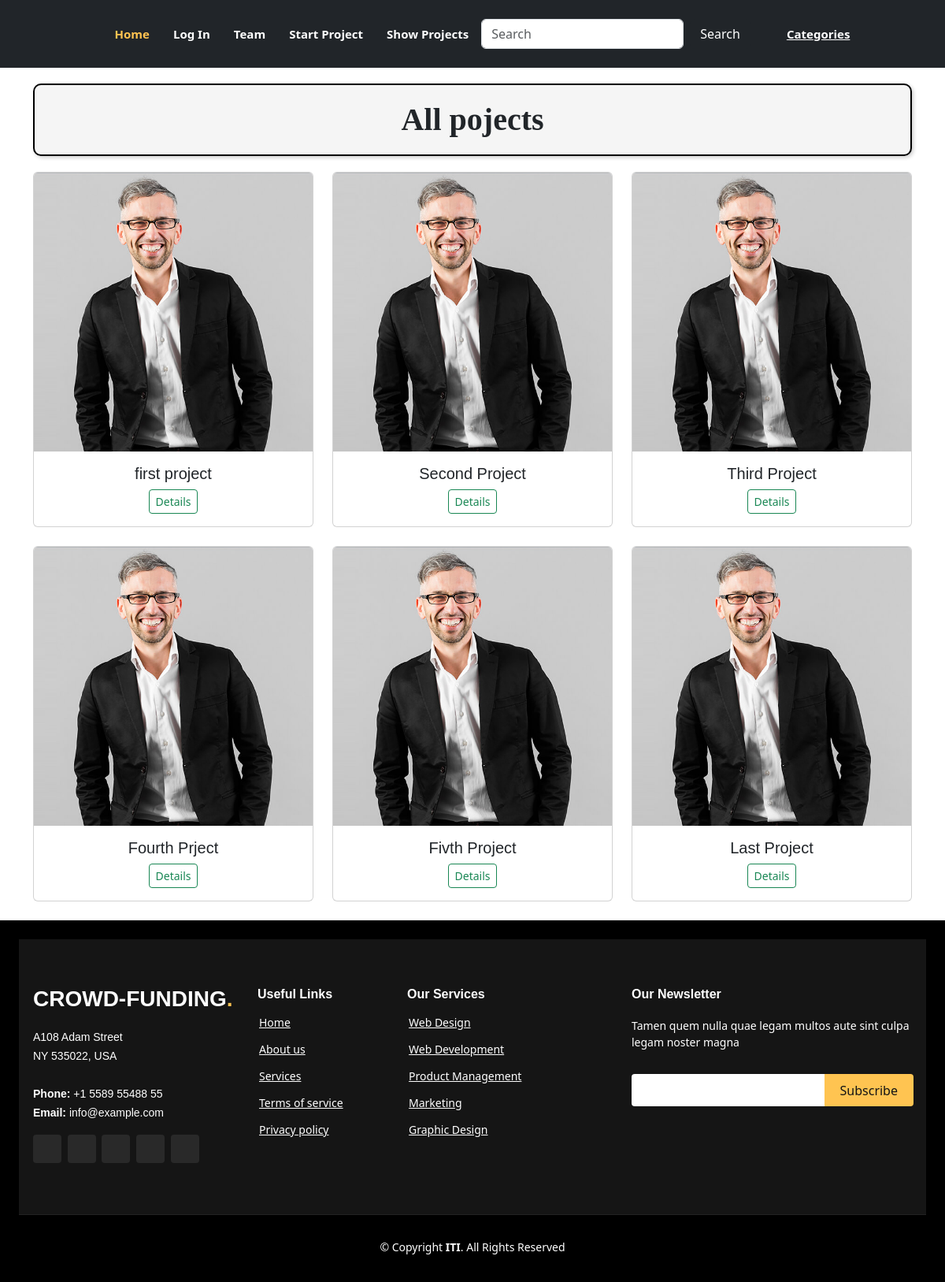
Page /list/ on the committed database.
### myapp/models.py (models this page shows)
class Project(models.Model):
    title = models.CharField(max_length=200)
    details = models.TextField()
    tags = models.ManyToManyField(Tag)  # Many-to-many relationship with Tag model
    category = models.ForeignKey(Category, on_delete=models.CASCADE)
    total_target = models.DecimalField(max_digits=10, decimal_places=2)
    start_time = models.DateTimeField()
    end_time = models.DateTimeField()
    creator = models.ForeignKey(User, on_delete=models.CASCADE)
    images=models.ImageField(blank=True)

### myapp/views.py (the view)
# urls.py: path('list/', project_list, name='list'),
def project_list(request):
    projects = Project.objects.all()
    return render(request, 'myapp/project_list.html', {'projects': projects})

### myapp/templates/myapp/project_list.html (shortened to what this page needs)
{% extends "base.html" %}
{% load static %}
{% block 'Section' %}
    <div class="container">
        <h1 style="background-color: whitesmoke;
    font-family: Century Gothic;
    font-size: 2.5rem;
    font-weight: bold;
    padding: 20px;
    border: 2px solid black;
    border-radius: 10px;
    box-shadow: 2px 2px 5px rgba(0, 0, 0, 0.2);
    text-align: center;
    margin-top: 20px;
    margin-bottom: 20px;">All pojects</h1>
    <div class="row">
        {% for project in projects %}
            <div class="col-md-4">
                <div class="card mb-4 box-shadow">
                    <a  href="{% url 'project-detail' project.id %}"><img class="card-img-top" src="../../../static/img/team-1.jpg" alt="{{ project.title }}"></a>
                    <div class="card-body d-flex flex-column align-items-center justify-content-center">
                        <h5 class="card-title">{{ project.title }}</h5>
                        <div class="btn-group">
                            <a href="{% url 'project-detail' project.id %}" class="btn btn-sm btn-outline-success">Details</a>
                        </div>
                    </div>
                </div>
            </div>
        {% endfor %}
    </div>
</div>
{% endblock %}

### static/Css/style.css (style rules this page uses)
body { font-family: "Open Sans", sans-serif; color: #444444; }
a { color: #ffc451; text-decoration: none; }
h1, h2, h3, h4, h5, h6 { font-family: "Raleway", sans-serif; }

### rows in the picture
Project: title "first project"
Project: title "Second Project"
Project: title "Third Project"
Project: title "Fourth Prject"
Project: title "Fivth Project"
Project: title "Last Project"
